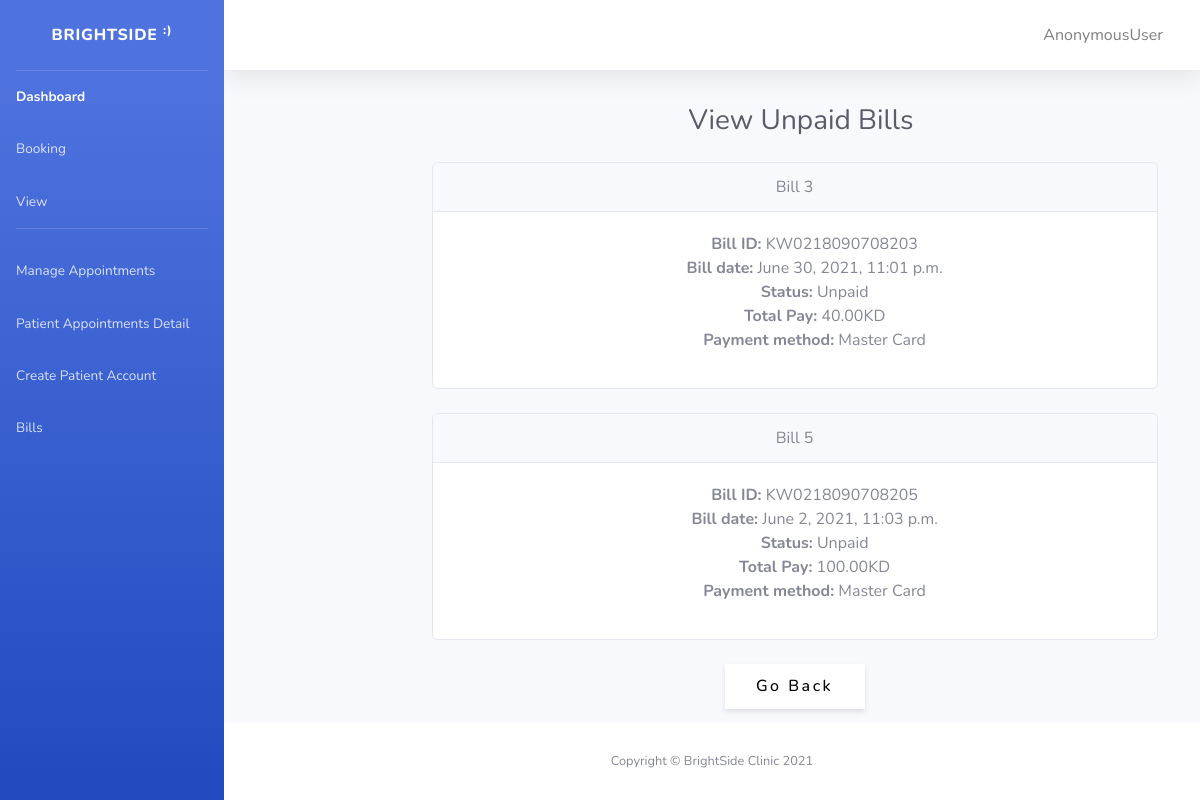
Screenshot of /brightside/unpaid_filter/ with the database file from the repository.
### brightside/models.py (models this page shows)
class Bill(models.Model):
  payment_method = (
        (0, 'VISA'),
        (1, 'Master Card'),
        (2, 'Cash'),
        (3, 'Knet')
    )
  STATUS = (
        (0, 'Paid'),
        (1, 'Unpaid'),
    )
  bill_id = models.CharField(max_length=15, unique=True)
  bill_date = models.DateTimeField(null=True)
  bill_status = models.IntegerField(choices=STATUS, default=1)
  total_pay = models.DecimalField(max_digits=8, decimal_places=2)
  payment_method = models.IntegerField(choices=payment_method, default=0)
  appointment = models.OneToOneField(Appointment,
          on_delete = models.CASCADE)
  patient = models.ForeignKey('Patient', on_delete=models.CASCADE)

### brightside/views.py (the view)
# urls.py: path('unpaid_filter/', views.unpaid_filter, name='unpaid-filter'),
def unpaid_filter(request):
  data={}
  bill = Bill.objects.filter(bill_status=1)
  data['unpaid'] = bill
  return render(request, 'unpaid.html', context=data)

### brightside/templates/unpaid.html (shortened to what this page needs)
{% load static %}
<!DOCTYPE html>
<html lang="en">
<head>
    <link rel="stylesheet" type="text/css" href="{% static '/css/all.min.css' %}">
    <link rel="stylesheet" type="text/css" href="{% static '/css/index.css' %}">
    </head>
    <body id="page-top">
    <div id="wrapper">
        <ul class="navbar-nav bg-gradient-primary sidebar sidebar-dark accordion" id="accordionSidebar">
            <a class="sidebar-brand d-flex align-items-center justify-content-center" href="{% url 'index' %}">
                <div class="sidebar-brand-text mx-3">BrightSide <sup>:)</sup></div>
            </a>
            <hr class="sidebar-divider my-0">
            <li class="nav-item active">
                <a class="nav-link" href="{% url 'index' %}">
                    <span>Dashboard</span></a>
            <li class="nav-item">
                <a class="nav-link" href="{% url 'admin-booking' %}">
                    <span>Booking</span></a>
<a class="nav-link" href="{% url 'all_appointments' %}">
                    <span>View</span></a>
            <hr class="sidebar-divider d-none d-md-block">
            <a class="nav-link" href="{% url 'manage' %}">
                    <span>Manage Appointments</span></a>
                    <a class="nav-link" href="{% url 'patient-detail' %}">
                    <span>Patient Appointments Detail</span></a>
                    <a class="nav-link" href="{% url 'create-patient' %}">
                    <span>Create Patient Account</span></a>
                    <a class="nav-link" href="{% url 'bill-detail' %}">
                    <span>Bills</span></a>
        </ul>
            <div id="content-wrapper" class="d-flex flex-column">
                <div id="content">
                                  <nav class="navbar navbar-expand navbar-light bg-white topbar mb-4 static-top shadow">
                        <ul class="navbar-nav ml-auto">
                        <li class="btn">
                <a class="nav-link" href="{% url 'account_logout' %}">
                    <span>{{ user }}</span></a>
            </li>
                        </ul>
                    </nav>
                <div class="container-fluid">
                    <div class="mymargin" >
                    <div class="d-sm-flex align-items-center justify-content-between mb-4">
                       <div class="myh1"> <h1 class="h3 mb-0 text-gray-800">View Unpaid Bills</h1></div>
                    </div>
                    <div class="row">
                    <div class="row">
<div class="mysize" >
                        <div class="col-lg-6">
{% for x in unpaid %}
                            <div class="card mb-4">
                                <div class="card-header">
                                    Bill {{x.id}}
                                </div>
                                <div class="card-body" >
<ul>
<li><strong>Bill ID:</strong> {{ x.bill_id }}</li>
<li><strong>Bill date:</strong> {{ x.bill_date }}</li>
<li><strong>Status:</strong> {{ x.get_bill_status_display }}</li>
 <li> <strong>Total Pay:</strong> {{ x.total_pay }}KD</li>
<li> <strong>Payment method:</strong> {{ x.get_payment_method_display }}</li>
</ul>
                                </div>
                            </div>
{% endfor %}
<a href="{% url 'bill-detail' %}">
<button>Go Back</button></a>
</div>
</div>
                            </div>
                        </div>
                    </div>
                </div>
            </div>
            <footer class="sticky-footer bg-white">
                <div class="container my-auto">
                    <div class="copyright text-center my-auto">
                        <span>Copyright &copy; BrightSide Clinic 2021</span>
                    </div>
                </div>
            </footer>
        </div>
    </div>
</body>
</html>

### brightside/templates/unpaid.html (style rules this page uses)
button { width: 140px; height: 45px; font-family: 'Roboto', sans-serif; font-size: 11px; text-transform: uppercase; letter-spacing: 2.5px; font-weight: 500; color: #000; background-color: #fff; border: none; border-radius: 5px; box-shadow: 0px 3px 5px rgba(0, 0, 0, 0.1); transition: all 0.3s ease 0s; cursor: pointer; outline: none; }
ul { list-style-type: none; }
.mymargin { margin: auto; width: 60%; padding: 10px; text-align: center; }
.myh1 { margin-left: 245px }
.mysize { width: 1500px; }

### rows the page displays
Bill: id "3", bill_id "KW0218090708203", bill_date "June 30, 2021, 11:01 p.m.", bill_status "Unpaid", total_pay "40.00", payment_method "Master Card"
Bill: id "5", bill_id "KW0218090708205", bill_date "June 2, 2021, 11:03 p.m.", bill_status "Unpaid", total_pay "100.00", payment_method "Master Card"

### other values shown
{{ user }} "AnonymousUser"
